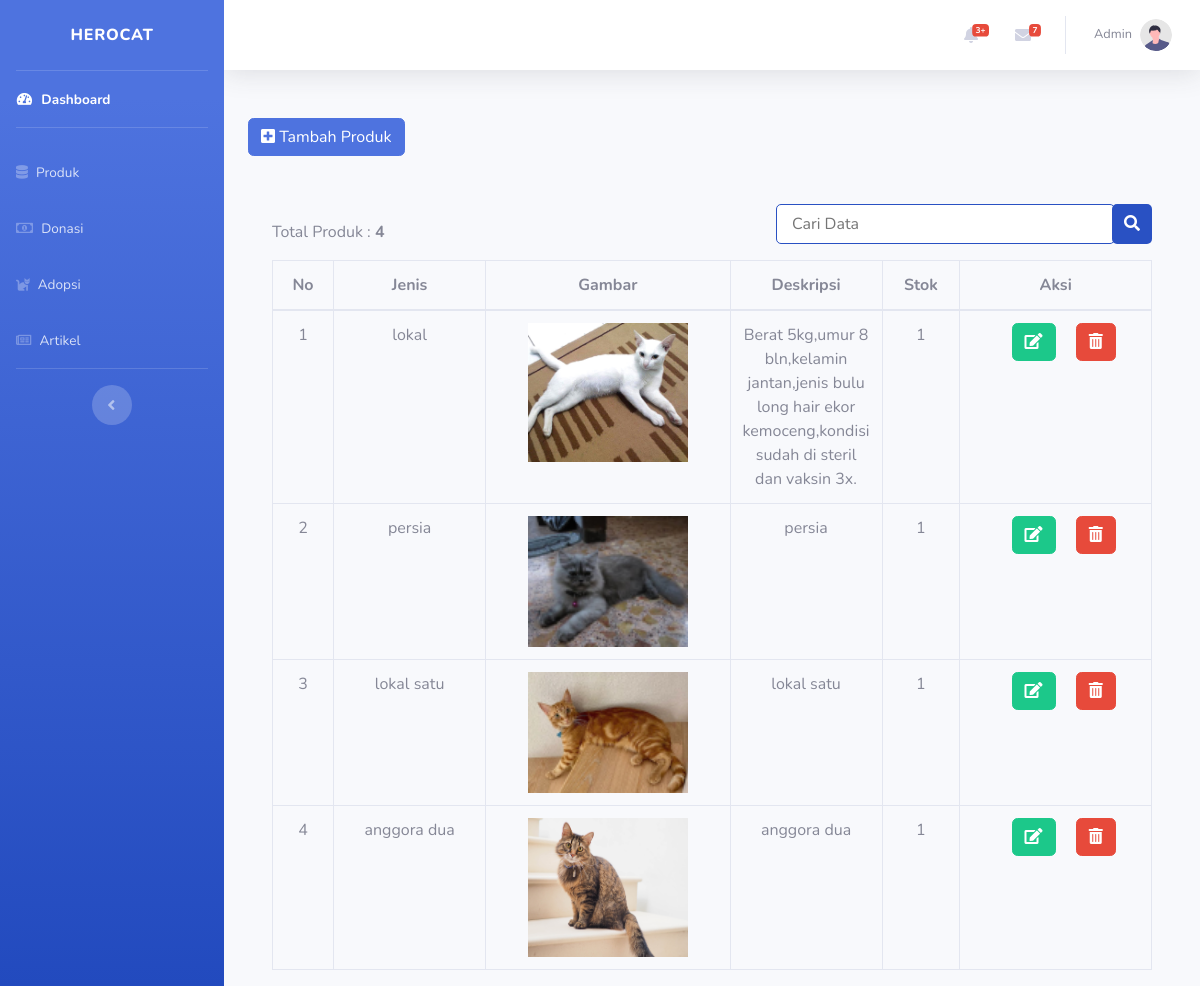
/admin/core/produk.php (signed in), run on the app's committed database.
### tables this page shows
CREATE TABLE `kucing` (
  `id_kucing` int(11) NOT NULL,
  `jenis_kucing` varchar(50) NOT NULL,
  `deskripsi_kucing` text NOT NULL,
  `stok` int(11) NOT NULL,
  `gambar` text NOT NULL
);

### function/function.php (called while the page is built, shortened)
<?php
$conn = mysqli_connect("localhost", "root", "", "herocat");
function tampil($sql)
{
  global $conn;
  $query = mysqli_query($conn, $sql);
  $rows = [];
  while ($row = mysqli_fetch_assoc($query)) {
    $rows[] = $row;
  }
  return $rows;
}

### admin/core/produk.php (the view, shortened to what this page needs)
<?php
require_once('../../partial/admin.php');
require_once('../../function/function.php');
$query = mysqli_query($conn, "SELECT * FROM kucing");
if (mysqli_num_rows($query) === 0) {
    $kosong = true;
} else {
    $ada = true;
}
$cats = tampil("SELECT * FROM kucing");
$no = 1;
$sqlTotal = mysqli_query($conn, "SELECT COUNT(id_kucing) as total FROM kucing");
$res = mysqli_fetch_assoc($sqlTotal);
?>
<div class="container">
    <div class="head mt-5">
        <div class="tambah-produk ">
            <button type="button" class="btn btn-primary" data-bs-toggle="modal" data-bs-target="#exampleModal">
                <i class="fas fa-plus-square"></i> Tambah Produk
            </button>
        </div>
    </div>
    <div class="sub-header mt-5 mb-3 container">
        <div class="total-produk">
            <div>Total Produk : <span><?= $res["total"]?></span></div>
        </div>
        <form action="" method="POST">
            <div>
                <input type="text" name="keyword" placeholder="Cari Data" autocomplete="off">
            </div>
            <div>
                <button name="btn-cari" type="submit">
                    <i class="fas fa-search"></i>
                </button>
            </div>
        </form>
    </div>
    <?php if (isset($ada)) : ?>
    <div class="table-responsive container">
        <table class="table table-bordered text-center">
            <thead>
                <tr>
                    <th>No</th>
                    <th>Jenis</th>
                    <th>Gambar</th>
                    <th>Deskripsi</th>
                    <th>Stok</th>
                    <th>Aksi</th>
                </tr>
            </thead>
            <?php foreach ($cats as $cat) : ?>
            <tr>
                <div class="isi-tabel">
                    <td><?= $no++ ?></td>
                    <td><?= $cat["jenis_kucing"] ?></td>
                    <td>
                        <img src="../../assets/adopsi/<?= $cat["gambar"] ?>" width="160px">
                    </td>
                    <td class="desc"><?= $cat["deskripsi_kucing"] ?></td>
                    <td><?= $cat["stok"] ?></td>
                    <td>
                        <form action="" method="POST">
                            <a href="edit.php?id=<?=$cat["id_kucing"]?>" class="text-decoration-none">
                                <button type="button" class="btn btn-success mx-3" data-bs-toggle="tooltip"
                                    data-bs-placement="bottom" title="Edit">
                                    <i class="fas fa-edit"></i>
                                </button>
                            </a>
                            <button type="button" class="btn btn-danger" data-bs-toggle="modal"
                                data-bs-target="#deleteModal<?=$cat["id_kucing"]?>" data-bs-placement="bottom">
                                <i class="fas fa-trash-alt"></i>
                            </button>
                        </form>
                    </td>
                </div>
            </tr>
            <?php endforeach ?>
        </table>
    </div>
    <?php endif ?>
</div>

### css/admin.css (style rules this page uses)
table tr td.desc { width: 35px; }
.sub-header { display: flex; justify-content: space-between; align-items: end; }
.sub-header span { font-weight: 700; }
.sub-header form { display: flex; justify-content: end; align-items: stretch; }
.sub-header form input { width: 150%; padding: 7px 15px; border: 1px solid #2951c3; border-radius: 5px; }
.sub-header form button { margin-left: 110px; background-color: #2951c3; color: #fff; border: 0; height: 40px; width: 40px; border-radius: 5px; }

### data on the page
kucing: jenis_kucing "lokal", gambar (picture), deskripsi_kucing "Berat 5kg,umur 8 bln,kelamin jantan,jenis bulu long hair ekor kemoceng,kondisi sudah di steril dan vaksin 3x.", stok "1"
kucing: jenis_kucing "persia", gambar (picture), deskripsi_kucing "persia", stok "1"
kucing: jenis_kucing "lokal satu", gambar (picture), deskripsi_kucing "lokal satu", stok "1"
kucing: jenis_kucing "anggora dua", gambar (picture), deskripsi_kucing "anggora dua", stok "1"

### other printed values
$res["total"] "4"
